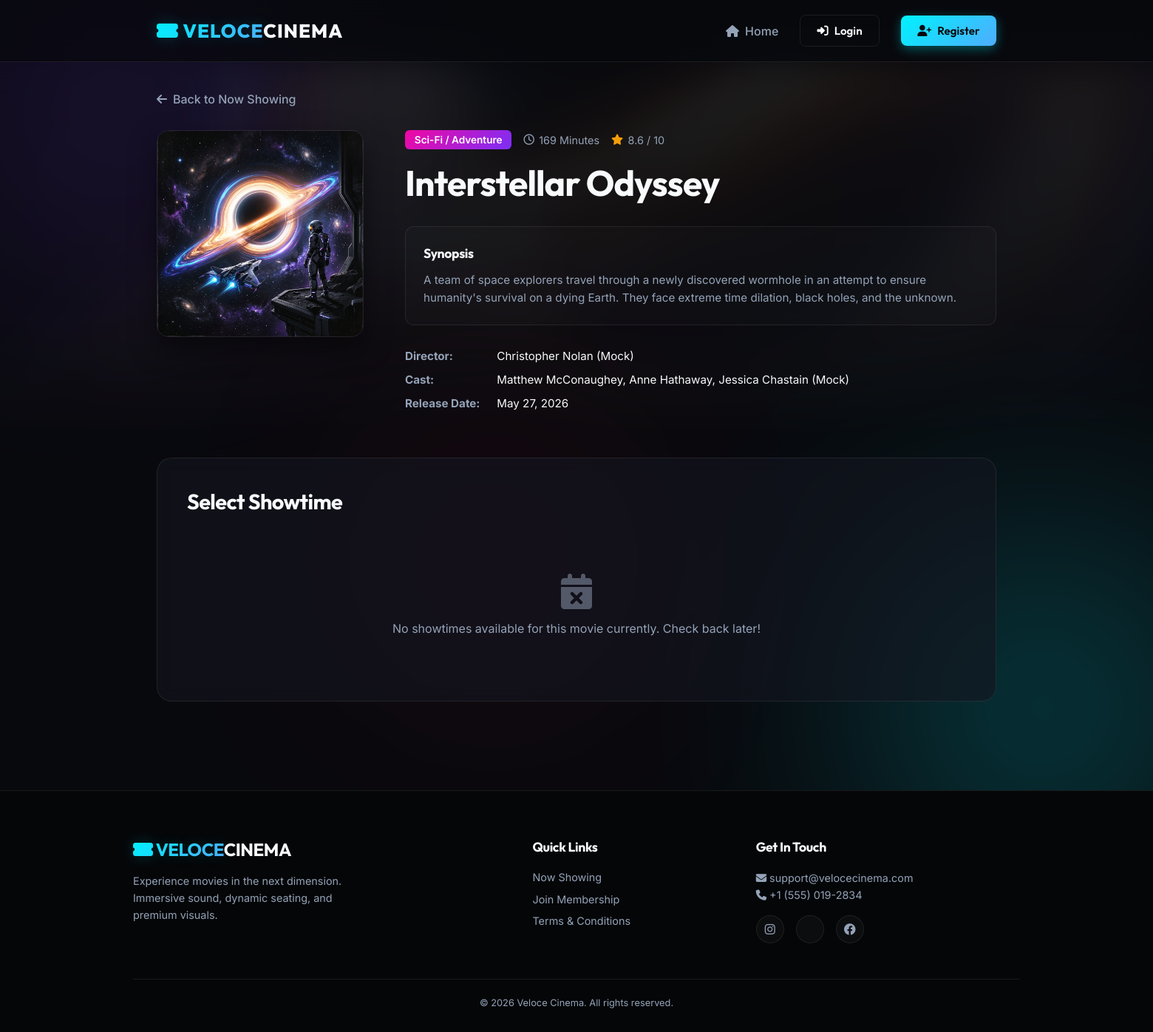
/movie/1, run on the app's committed database.
### app.py (models this page shows)
class Movie(db.Model):
    id = db.Column(db.Integer, primary_key=True)
    title = db.Column(db.String(150), nullable=False)
    description = db.Column(db.Text, nullable=False)
    genre = db.Column(db.String(100), nullable=False)
    duration = db.Column(db.Integer, nullable=False)
    rating = db.Column(db.Float, nullable=False)
    poster_path = db.Column(db.String(200), nullable=False)
    shows = db.relationship(
        'Show',
        backref='movie',
        cascade="all, delete-orphan",
        lazy=True
    )

### app.py (the view)
@app.route('/movie/<int:movie_id>')
def movie_detail(movie_id):
    movie = Movie.query.get_or_404(movie_id)
    shows = Show.query.filter_by(movie_id=movie.id).all()
    return render_template(
        'movie_detail.html',
        movie=movie,
        shows=shows
    )

### app.py (called while the page is built)
@app.context_processor
def inject_user():
    user = None
    if 'user_id' in session:
        user = db.session.get(User, session['user_id'])
    return dict(current_user=user)

### templates/movie_detail.html (shortened to what this page needs)
{% extends 'base.html' %}
{% block content %}
<div class="movie-detail-container">
    <a href="{{ url_for('home') }}" class="back-link"><i class="fa-solid fa-arrow-left"></i> Back to Now Showing</a>
    <div class="movie-backdrop" style="background-image: linear-gradient(to bottom, rgba(13, 14, 18, 0.4) 0%, rgba(13, 14, 18, 0.95) 100%), url('{{ url_for('static', filename='img/' + movie.poster_path) }}');"></div>
    <div class="movie-detail-main">
        <div class="movie-detail-poster">
            <img src="{{ url_for('static', filename='img/' + movie.poster_path) }}" alt="{{ movie.title }} Poster">
        </div>
        <div class="movie-detail-info">
            <div class="movie-detail-meta">
                <span class="genre-badge">{{ movie.genre }}</span>
                <span class="meta-item"><i class="fa-regular fa-clock"></i> {{ movie.duration }} Minutes</span>
                <span class="meta-item"><i class="fa-solid fa-star text-gold"></i> {{ movie.rating }} / 10</span>
            </div>
            <h1 class="movie-detail-title">{{ movie.title }}</h1>
            <div class="movie-description">
                <h3>Synopsis</h3>
                <p>{{ movie.description }}</p>
            </div>
            <div class="movie-attributes">
                <div class="attribute-item">
                    <strong>Director:</strong> <span>Christopher Nolan (Mock)</span>
                </div>
                <div class="attribute-item">
                    <strong>Cast:</strong> <span>Matthew McConaughey, Anne Hathaway, Jessica Chastain (Mock)</span>
                </div>
                <div class="attribute-item">
                    <strong>Release Date:</strong> <span>May 27, 2026</span>
                </div>
            </div>
        </div>
    </div>
    <div class="showtime-section" id="showtimes">
        <h2>Select Showtime</h2>
        {% if shows %}
            <div class="showtimes-container">
                {% set dates = [] %}
                {% for show in shows %}
                    {% if show.show_date not in dates %}
                        {% set _ = dates.append(show.show_date) %}
                    {% endif %}
                {% endfor %}
                {% for date in dates %}
                    <div class="show-date-group">
                        <h3 class="show-date-heading"><i class="fa-solid fa-calendar-day"></i> {{ date }}</h3>
                        <div class="show-time-buttons">
                            {% for show in shows %}
                                {% if show.show_date == date %}
                                    <div class="showtime-card">
                                        <div class="hall-info">{{ show.hall }}</div>
                                        <div class="show-time">{{ show.show_time }}</div>
                                        <div class="show-price">${{ "%.2f" | format(show.price) }}</div>
                                        <a href="{{ url_for('book_seats', show_id=show.id) }}" class="btn btn-primary btn-sm btn-block">
                                            <i class="fa-solid fa-couch"></i> Select Seats
                                        </a>
                                    </div>
                                {% endif %}
                            {% endfor %}
                        </div>
                    </div>
                {% endfor %}
            </div>
        {% else %}
            <div class="no-showtimes">
                <i class="fa-solid fa-calendar-xmark"></i>
                <p>No showtimes available for this movie currently. Check back later!</p>
            </div>
        {% endif %}
    </div>
</div>
{% endblock %}

### static/css/style.css (style rules this page uses)
:root { --bg-dark: #08090d; --bg-card: rgba(20, 22, 33, 0.6); --border-light: rgba(255, 255, 255, 0.08); --border-glow: rgba(0, 242, 254, 0.3); --primary-grad: linear-gradient(135deg, #00f2fe 0%, #4facfe 100%); --accent-pink: #f107a3; --accent-purple: #7b2ff7; --accent-grad: linear-gradient(135deg, #f107a3 0%, #7b2ff7 100%); --danger-grad: linear-gradient(135deg, #ff0844 0%, #ffb199 100%); --success-grad: linear-gradient(135deg, #00ff87 0%, #60efff 100%); --text-main: #f8fafc; --text-muted: #94a3b8; --text-glow-cyan: #00f2fe; --gold: #f59e0b; --transition-speed: 0.3s; }
* { margin: 0; padding: 0; box-sizing: border-box; }
html { scroll-behavior: smooth; }
body { background-color: var(--bg-dark); color: var(--text-main); font-family: 'Inter', sans-serif; min-height: 100vh; display: flex; flex-direction: column; overflow-x: hidden; position: relative; }
h1, h2, h3, h4, h5, h6 { font-family: 'Outfit', sans-serif; font-weight: 700; letter-spacing: -0.02em; }
.movie-detail-container { position: relative; }
.back-link { display: inline-flex; align-items: center; gap: 0.5rem; color: var(--text-muted); text-decoration: none; font-weight: 500; margin-bottom: 2rem; transition: var(--transition-speed); }
.movie-backdrop { position: absolute; top: -2.5rem; left: -50vw; width: 200vw; height: 480px; background-size: cover; background-position: center; filter: blur(25px); opacity: 0.15; z-index: -1; pointer-events: none; border-bottom: 1px solid var(--border-light); }
.movie-detail-main { display: grid; grid-template-columns: 280px 1fr; gap: 3.5rem; margin-bottom: 4rem; }
.movie-detail-poster img { width: 100%; border-radius: 16px; border: 1px solid var(--border-light); box-shadow: 0 15px 35px rgba(0,0,0,0.5); }
.movie-detail-meta { display: flex; flex-wrap: wrap; align-items: center; gap: 1rem; margin-bottom: 1.2rem; }
.genre-badge { background: var(--accent-grad); color: white; padding: 0.3rem 0.8rem; border-radius: 6px; font-weight: 600; font-size: 0.85rem; }
.meta-item { color: var(--text-muted); font-size: 0.9rem; display: flex; align-items: center; gap: 0.4rem; }
.text-gold { color: var(--gold); }
.movie-detail-title { font-size: 3rem; line-height: 1.1; margin-bottom: 2rem; }
.movie-description { background: rgba(255,255,255,0.02); border: 1px solid var(--border-light); border-radius: 12px; padding: 1.5rem; margin-bottom: 2rem; backdrop-filter: blur(5px); }
.movie-description h3 { margin-bottom: 0.8rem; font-size: 1.1rem; }
.movie-description p { color: var(--text-muted); font-size: 0.95rem; line-height: 1.6; }
.movie-attributes { display: flex; flex-direction: column; gap: 0.8rem; font-size: 0.95rem; }
.attribute-item strong { color: var(--text-muted); display: inline-block; width: 120px; }
.showtime-section { background: var(--bg-card); border: 1px solid var(--border-light); border-radius: 20px; padding: 2.5rem; backdrop-filter: blur(10px); }
.showtime-section h2 { font-size: 1.8rem; margin-bottom: 2rem; }
.no-showtimes { text-align: center; padding: 3rem; color: var(--text-muted); }
.no-showtimes i { font-size: 3rem; margin-bottom: 1rem; opacity: 0.5; }

### data on the page
Movie: poster_path (picture), genre "Sci-Fi / Adventure", duration "169", rating "8.6", title "Interstellar Odyssey", description "A team of space explorers travel through a newly discovered wormhole in an attempt to ensure humanity's survival on a dying Earth. They face extreme time dilation, black holes, and the unknown."
